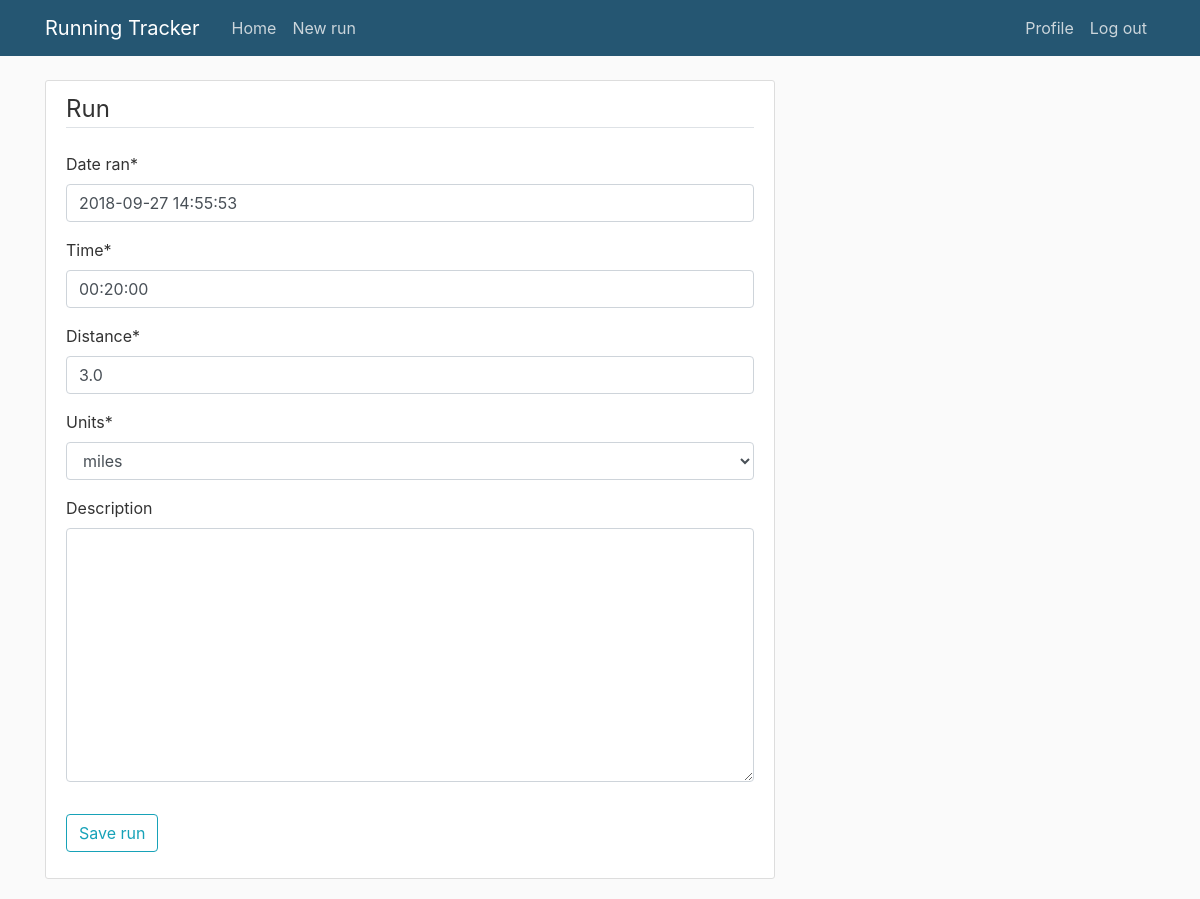
Page /run/8/update/ (signed in) on the committed database.
### tracker/models.py (models this page shows, shortened)
class Run(models.Model):
    UNIT_CHOICES = (
        ('km','kilometers'),
        ('miles','miles'),
    )
    date_added= models.DateTimeField(default=timezone.now)
    date_ran = models.DateTimeField(default=timezone.now)
    distance = models.FloatField(validators=[MinValueValidator(0)])
    units = models.CharField(max_length=5,choices=UNIT_CHOICES,default="km")
    time = models.DurationField()
    author = models.ForeignKey(User, on_delete=models.CASCADE)
    description = models.TextField(default="",blank=True)

### tracker/views.py (the view, shortened to what this page needs)
# urls.py: path('run/<int:pk>/update/', RunUpdateView.as_view(), name='run-update'),
class RunUpdateView(LoginRequiredMixin, UserPassesTestMixin, UpdateView):
    model = Run
    fields = ['date_ran', 'time', 'distance', 'units', 'description']
    def test_func(self):
        post = self.get_object()
        if self.request.user != post.author:
            return False
        return True

### tracker/templates/tracker/run_form.html (shortened to what this page needs)
{% extends "tracker/includes/base.html" %}
{% load crispy_forms_tags %}
{% block content %}
  <div class="content-section">
    <form method="POST">
      <fieldset class="form-group">
        <legend class="border-bottom mb-4">Run</legend>
        {{ form|crispy }}
      </fieldset>
      <div class="form-group">
        <button class="btn btn-outline-info" type="submit">Save run</button>
      </div>
    </form>
  </div>
{% endblock content %}

### tracker/static/tracker/main.css (style rules this page uses)
body { background: #fafafa; color: #333333; margin-top: 5rem; }
.content-section { background: #ffffff; padding: 10px 20px; border: 1px solid #dddddd; border-radius: 3px; margin-bottom: 20px; }

### rows in the picture
Run: date_ran "2018-09-27 14:55:53", time "00:20:00", distance "3.0", units "miles"
